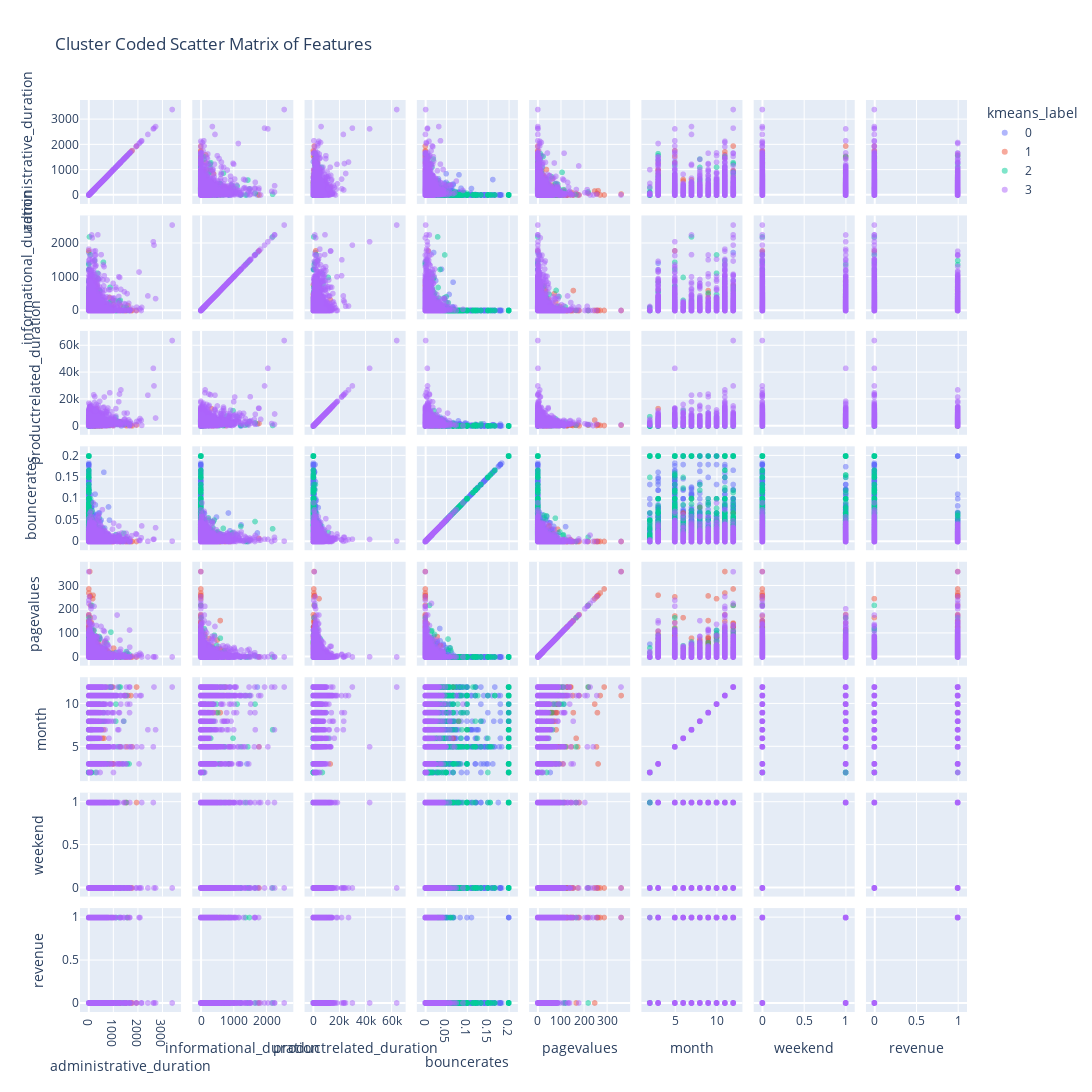

The notebook cell saved with this chart:
### Code cell
fig = px.scatter_matrix(df, dimensions=[ 'administrative_duration',
       'informational_duration','productrelated_duration',
       'bouncerates', 'pagevalues', 'month',
       'weekend', 'revenue'], color='kmeans_label', 
       opacity=0.5, height=1800, width=1800, 
       category_orders={"kmeans_label": [0,1,2,3]}, 
       title='Cluster Coded Scatter Matrix of Features',
       color_discrete_sequence=px.colors.qualitative.Plotly)
fig.show()

### Figure 1 — Plotly figure (JSON) as saved in the notebook; plotly's stock layout.template omitted (floating-point values rounded to 4 significant figures; data arrays with more than 128 entries replaced by an {"elided": "..."} marker saying what was removed)
{"data": [{"dimensions": [{"axis": {"matches": true}, "label": "administrative_duration", "values": {"elided": "4435 float values"}}, {"axis": {"matches": true}, "label": "informational_duration", "values": {"elided": "4435 float values"}}, {"axis": {"matches": true}, "label": "productrelated_duration", "values": {"elided": "4435 float values"}}, {"axis": {"matches": true}, "label": "bouncerates", "values": {"elided": "4435 float values"}}, {"axis": {"matches": true}, "label": "pagevalues", "values": {"elided": "4435 float values"}}, {"axis": {"matches": true}, "label": "month", "values": {"elided": "4435 int values"}}, {"axis": {"matches": true}, "label": "weekend", "values": {"elided": "4435 int values"}}, {"axis": {"matches": true}, "label": "revenue", "values": {"elided": "4435 int values"}}], "hoverlabel": {"namelength": 0}, "hovertemplate": "kmeans_label=0<br>%{xaxis.title.text}=%{x}<br>%{yaxis.title.text}=%{y}", "legendgroup": "0", "marker": {"color": "#636EFA", "opacity": 0.5, "symbol": "circle"}, "name": "0", "showlegend": true, "type": "splom"}, {"dimensions": [{"axis": {"matches": true}, "label": "administrative_duration", "values": {"elided": "1659 float values"}}, {"axis": {"matches": true}, "label": "informational_duration", "values": {"elided": "1659 float values"}}, {"axis": {"matches": true}, "label": "productrelated_duration", "values": {"elided": "1659 float values"}}, {"axis": {"matches": true}, "label": "bouncerates", "values": {"elided": "1659 float values"}}, {"axis": {"matches": true}, "label": "pagevalues", "values": {"elided": "1659 float values"}}, {"axis": {"matches": true}, "label": "month", "values": {"elided": "1659 int values"}}, {"axis": {"matches": true}, "label": "weekend", "values": {"elided": "1659 int values"}}, {"axis": {"matches": true}, "label": "revenue", "values": {"elided": "1659 int values"}}], "hoverlabel": {"namelength": 0}, "hovertemplate": "kmeans_label=1<br>%{xaxis.title.text}=%{x}<br>%{yaxis.title.text}=%{y}", "legendgroup": "1", "marker": {"color": "#EF553B", "opacity": 0.5, "symbol": "circle"}, "name": "1", "showlegend": true, "type": "splom"}, {"dimensions": [{"axis": {"matches": true}, "label": "administrative_duration", "values": {"elided": "2144 float values"}}, {"axis": {"matches": true}, "label": "informational_duration", "values": {"elided": "2144 float values"}}, {"axis": {"matches": true}, "label": "productrelated_duration", "values": {"elided": "2144 float values"}}, {"axis": {"matches": true}, "label": "bouncerates", "values": {"elided": "2144 float values"}}, {"axis": {"matches": true}, "label": "pagevalues", "values": {"elided": "2144 float values"}}, {"axis": {"matches": true}, "label": "month", "values": {"elided": "2144 int values"}}, {"axis": {"matches": true}, "label": "weekend", "values": {"elided": "2144 int values"}}, {"axis": {"matches": true}, "label": "revenue", "values": {"elided": "2144 int values"}}], "hoverlabel": {"namelength": 0}, "hovertemplate": "kmeans_label=2<br>%{xaxis.title.text}=%{x}<br>%{yaxis.title.text}=%{y}", "legendgroup": "2", "marker": {"color": "#00CC96", "opacity": 0.5, "symbol": "circle"}, "name": "2", "showlegend": true, "type": "splom"}, {"dimensions": [{"axis": {"matches": true}, "label": "administrative_duration", "values": {"elided": "3967 float values"}}, {"axis": {"matches": true}, "label": "informational_duration", "values": {"elided": "3967 float values"}}, {"axis": {"matches": true}, "label": "productrelated_duration", "values": {"elided": "3967 float values"}}, {"axis": {"matches": true}, "label": "bouncerates", "values": {"elided": "3967 float values"}}, {"axis": {"matches": true}, "label": "pagevalues", "values": {"elided": "3967 float values"}}, {"axis": {"matches": true}, "label": "month", "values": {"elided": "3967 int values"}}, {"axis": {"matches": true}, "label": "weekend", "values": {"elided": "3967 int values"}}, {"axis": {"matches": true}, "label": "revenue", "values": {"elided": "3967 int values"}}], "hoverlabel": {"namelength": 0}, "hovertemplate": "kmeans_label=3<br>%{xaxis.title.text}=%{x}<br>%{yaxis.title.text}=%{y}", "legendgroup": "3", "marker": {"color": "#AB63FA", "opacity": 0.5, "symbol": "circle"}, "name": "3", "showlegend": true, "type": "splom"}], "layout": {"dragmode": "select", "height": 1800, "legend": {"title": {"text": "kmeans_label"}, "tracegroupgap": 0}, "title": {"text": "Cluster Coded Scatter Matrix of Features"}, "width": 1800}}
